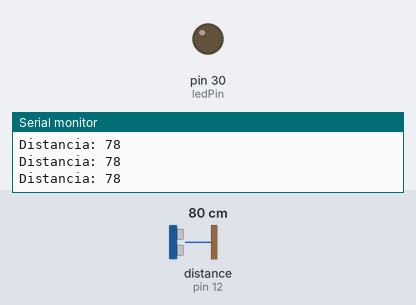
This sketch was run on a simulated Arduino Mega 2560, built with avr-gcc and run on an emulated ATmega2560. Shown: output pins drawn as LEDs (lit = HIGH), the last lines printed to the serial monitor. Wiring (inferred from the names in the program): ultrasonic range finder: trigger pin 5; echo pin 12. The test bench sets the inputs (shaded band); at power-on: distance to the obstacle (sensor on pin 12) 80 cm. The echo pulse lasts 58.3 µs per cm; pins used as bus, display or sensor lines are not drawn.

Above: at 1.3 s.
1.4 s: distance to the obstacle (sensor on pin 12) set to 12 cm
2.9 s: distance to the obstacle (sensor on pin 12) set to 9 cm
At 3.4 s:
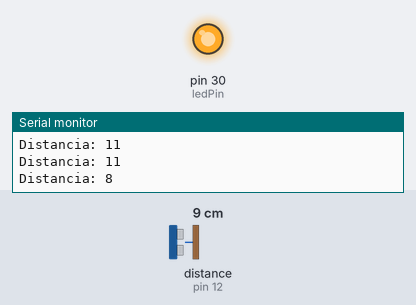
4.5 s: distance to the obstacle (sensor on pin 12) set to 18 cm
At 5.7 s:
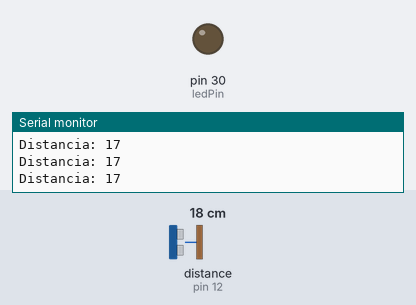
6.0 s: distance to the obstacle (sensor on pin 12) set to 2 cm
At 7.2 s:
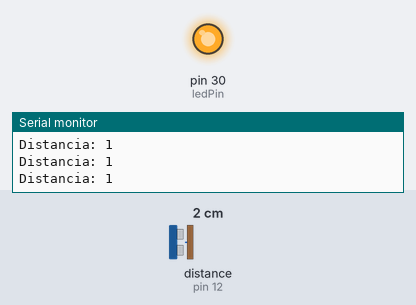
Timing chart, 0 to 8.5 s (numbered marks = the images above; inputs shaded):
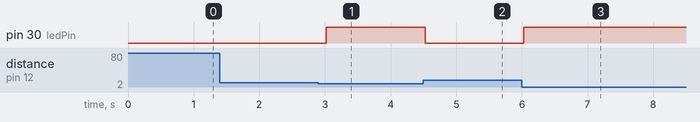

The sketch:

Pratica_Sensor_ROME.ino
```cpp
// Definições dos pinos
const int trigPin = 5;  // Pino de trigger do sensor ultrassônico
const int echoPin = 12;  // Pino de echo do sensor ultrassônico
const int ledPin = 30;  // Pino do LED

// Variáveis
long duration;
int distance;

void setup() {
  Serial.begin(9600);
  pinMode(trigPin, OUTPUT);
  pinMode(echoPin, INPUT);
  pinMode(ledPin, OUTPUT);
}

void loop() {
  // Limpa o pino de trigger
  digitalWrite(trigPin, LOW);
  delayMicroseconds(2);

  // Envia um pulso no pino de trigger
  digitalWrite(trigPin, HIGH);
  delayMicroseconds(10);
  digitalWrite(trigPin, LOW);

  // Lê a duração do echo
  duration = pulseIn(echoPin, HIGH);

  // Calcula a distância em centímetros
  distance= duration*0.034/2;

  // Imprime a distância no monitor serial
  Serial.print("Distancia: ");
  Serial.println(distance);

  // Liga o LED se a distância for menor que 10 cm
  if(distance < 10) {
    digitalWrite(ledPin, HIGH);
  } else {
    digitalWrite(ledPin, LOW);
  }

  // Aguarda um curto período de tempo antes de realizar a próxima leitura
  delay(500);
}
```

Measured:
- the behaviour switches between 11 and 10 cm on distance to the obstacle (sensor on pin 12) (found by bisection; images 0 and 1)
- after the input at 2.9 s, pin 30 (ledPin): LOW → HIGH after 0.12 s
- after the input at 4.5 s, pin 30 (ledPin): HIGH → LOW at once
- after the input at 6.0 s, pin 30 (ledPin): LOW → HIGH at once
